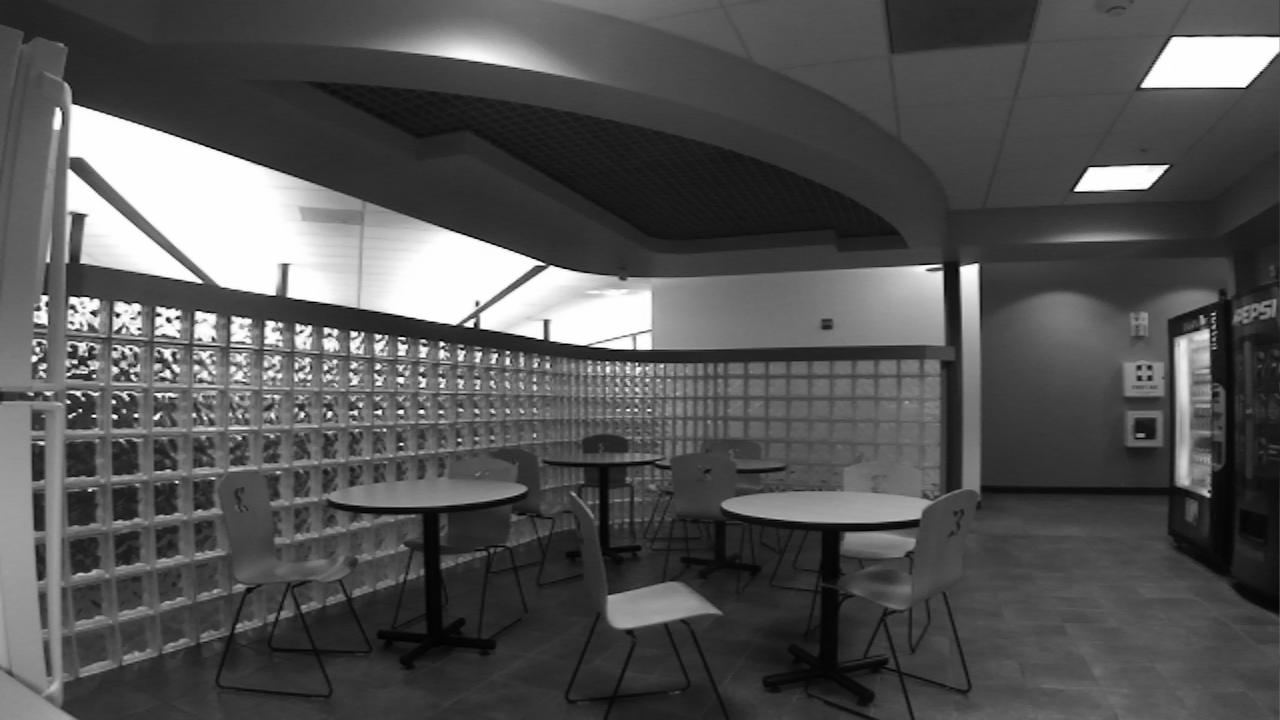
#> input picture vision/data/left.png, 1280 x 720 px
$ jupyter execute --allow-errors stereoBM.ipynb
#> lines starting #> are read from the running program, lines starting #| are printed output that depends on the picture
[cell 1]
from matplotlib import pyplot as plt
import cv2 as cv
import inaccel.coral as inaccel
import numpy as np

### Read the two images

[cell 2]
left_img = cv.imread('data/left.png')
#> left_img is the input picture: shape (720, 1280, 3); min 0, max 255, mean 83.6
right_img = cv.imread('data/right.png')
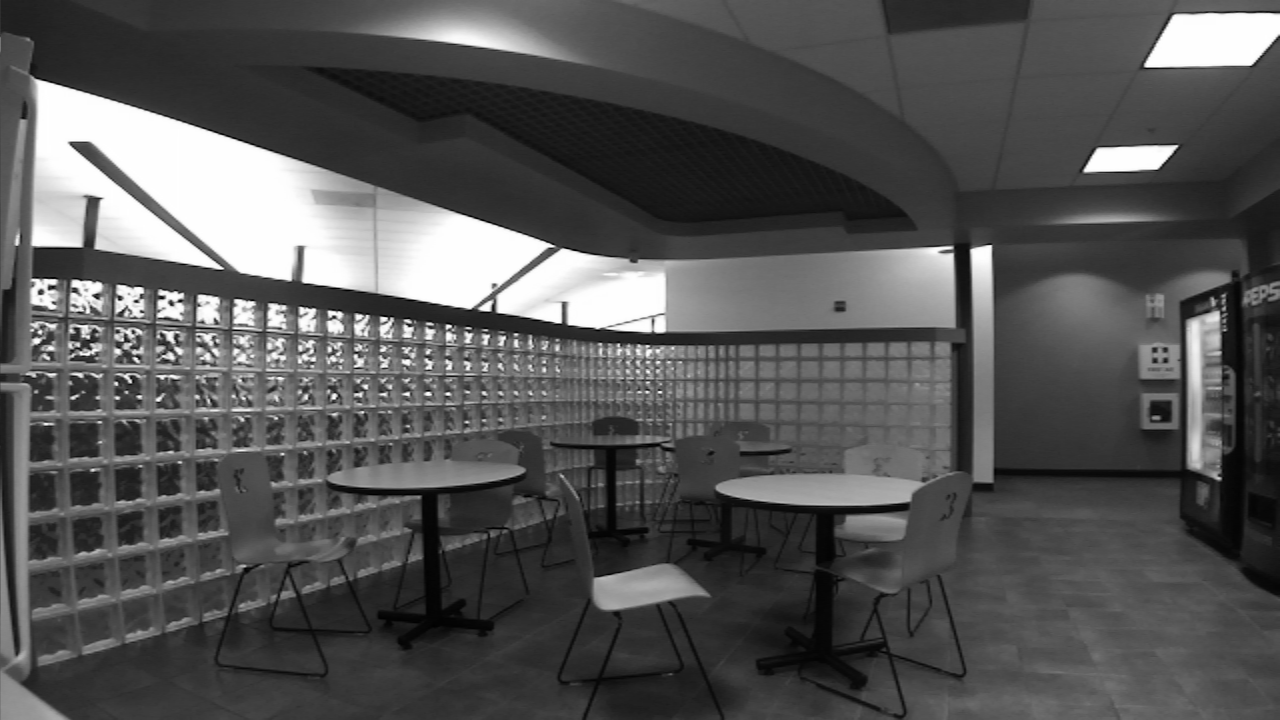
#> input picture vision/data/right.png, 1280 x 720 px
#> right_img is the input picture: shape (720, 1280, 3); min 0, max 255, mean 84.6

[cell 3]
plt.figure(num = None, figsize = (10, 10), dpi = 80, facecolor = 'w', edgecolor = 'k')
plt.imshow(left_img)
plt.title('left')
plt.show()

plt.figure(num = None, figsize = (10, 10), dpi = 80, facecolor = 'w', edgecolor = 'k')
plt.imshow(right_img)
plt.title('right')
plt.show()

### Prepare the input/output ndarrays

[cell 4]
with inaccel.allocator:
    left_mat = np.array(left_img[:,:,0])
    right_mat = np.array(right_img[:,:,0])
    disp_mat = np.ndarray(left_img.shape[0:2], dtype = np.uint16)

    cameraMA_l = np.array([933.173, 0.0, 663.451, 0.0, 933.173, 377.015, 0.0, 0.0, 1.0], dtype = np.float32)
    cameraMA_r = np.array([933.467, 0.0, 678.297, 0.0, 933.467, 359.623, 0.0, 0.0, 1.0], dtype = np.float32)

    distC_l = np.array([-0.169398, 0.0227329, 0.0, 0.0, 0.0], dtype = np.float32)
    distC_r = np.array([-0.170581, 0.0249444, 0.0, 0.0, 0.0], dtype = np.float32)

    irA_l = np.array([0.0011976323, -0.0000000019, -0.8153011732, 0.0000000007, 0.0011976994, \
                      -0.4422348617,  0.0000126839,  0.0000001064, 0.9913820905], dtype=np.float32)
    irA_r = np.array([0.0011976994,  0.0000000000, -0.8047567905, -0.0000000000, 0.0011976994, \
                      -0.4420566166, -0.0000000000, -0.0000001064,  1.0000392898], dtype=np.float32)

    bm_state_arr = np.array([0, 15, 31, 15, 0, 48, 20, 15, 16, 3, 0], dtype = np.int32)

### Generate a new acceleration request for stereoBM

#> (a cell that did not finish here is left out)

### Submit that request to Coral and wait for it's completion

#> (a cell that did not finish here is left out)

[cell 7]
disp_img = (disp_mat.view(np.ndarray) * (256.0 / 48.0) / (16.0)).astype(np.uint8)

plt.figure(num = None, figsize = (10, 10), dpi = 80, facecolor = 'w', edgecolor = 'k')
plt.imshow(disp_img, cmap = 'gray', vmin = 0, vmax = 255)
plt.title('disparity')
plt.show()
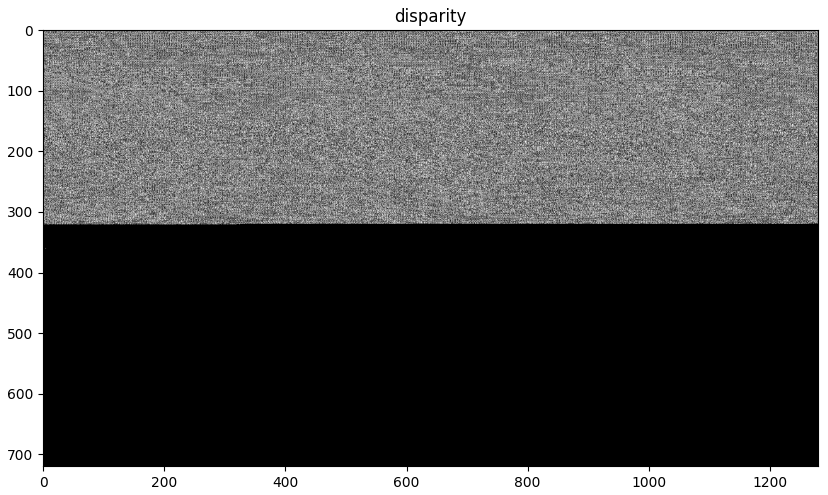
#> figure drawn by matplotlib, 1 panel
